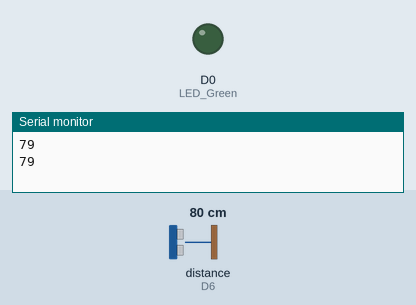
This sketch was run on a simulated ESP8266 (NodeMCU). Shown: output pins drawn as LEDs (lit = HIGH), the last lines printed to the serial monitor. Wiring (inferred from the names in the program): ultrasonic range finder: trigger D5; echo D6. The test bench sets the inputs (shaded band); at power-on: distance to the obstacle (sensor on D6) 80 cm. The echo pulse lasts 58.3 µs per cm; pins used as bus, display or sensor lines are not drawn.

Above: at 1.8 s.
1.9 s: distance to the obstacle (sensor on D6) set to 12 cm
4.2 s: distance to the obstacle (sensor on D6) set to 9 cm
At 6.7 s:
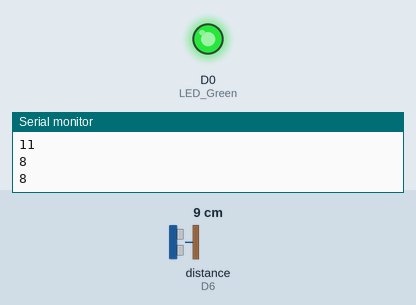
7.5 s: distance to the obstacle (sensor on D6) set to 18 cm
At 10.2 s:
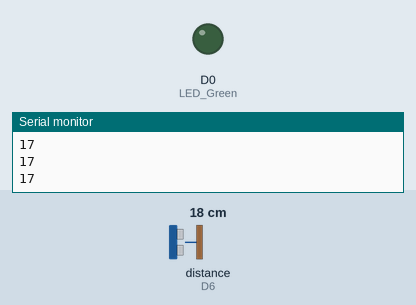
10.5 s: distance to the obstacle (sensor on D6) set to 2 cm
At 12.7 s:
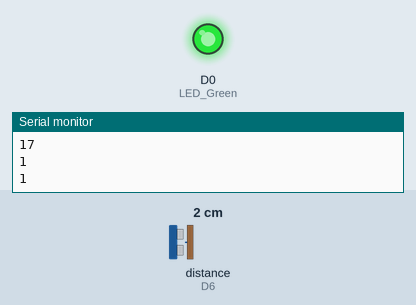
Timing chart, 0 to 14.2 s (numbered marks = the images above; inputs shaded):
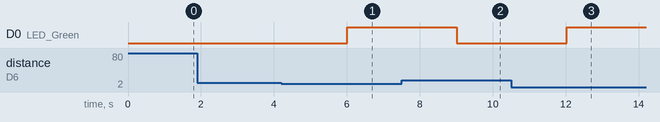

Measured:
- the behaviour switches between 11 and 10 cm on distance to the obstacle (sensor on D6) (found by bisection; images 0 and 1)
- after the input at 4.2 s, D0 (LED_Green): LOW → HIGH after 1.8 s
- after the input at 7.5 s, D0 (LED_Green): HIGH → LOW after 1.5 s
- after the input at 10.5 s, D0 (LED_Green): LOW → HIGH after 1.5 s

The sketch:

ultrasonic_sensor.ino
```cpp
#define trigPin D5
#define echoPin D6
#define LED_Green D0
 int duration;
 int distance;
void setup() {
  Serial.begin(115200);
  pinMode(trigPin, OUTPUT);
  pinMode(echoPin, INPUT);
  pinMode(LED_Green, OUTPUT);
}
 void loop() {
  digitalWrite(trigPin, LOW);
  delayMicroseconds(2);
  digitalWrite(trigPin, HIGH);
  delayMicroseconds(10);
  digitalWrite(trigPin, LOW);
  duration = pulseIn(echoPin, HIGH);
  distance= duration*0.034/2;
  Serial.println(distance);
  delay(1000);
  if (distance<10){
    digitalWrite(LED_Green, HIGH);
  }
  else{
    digitalWrite(LED_Green, LOW);
  }
}
```
